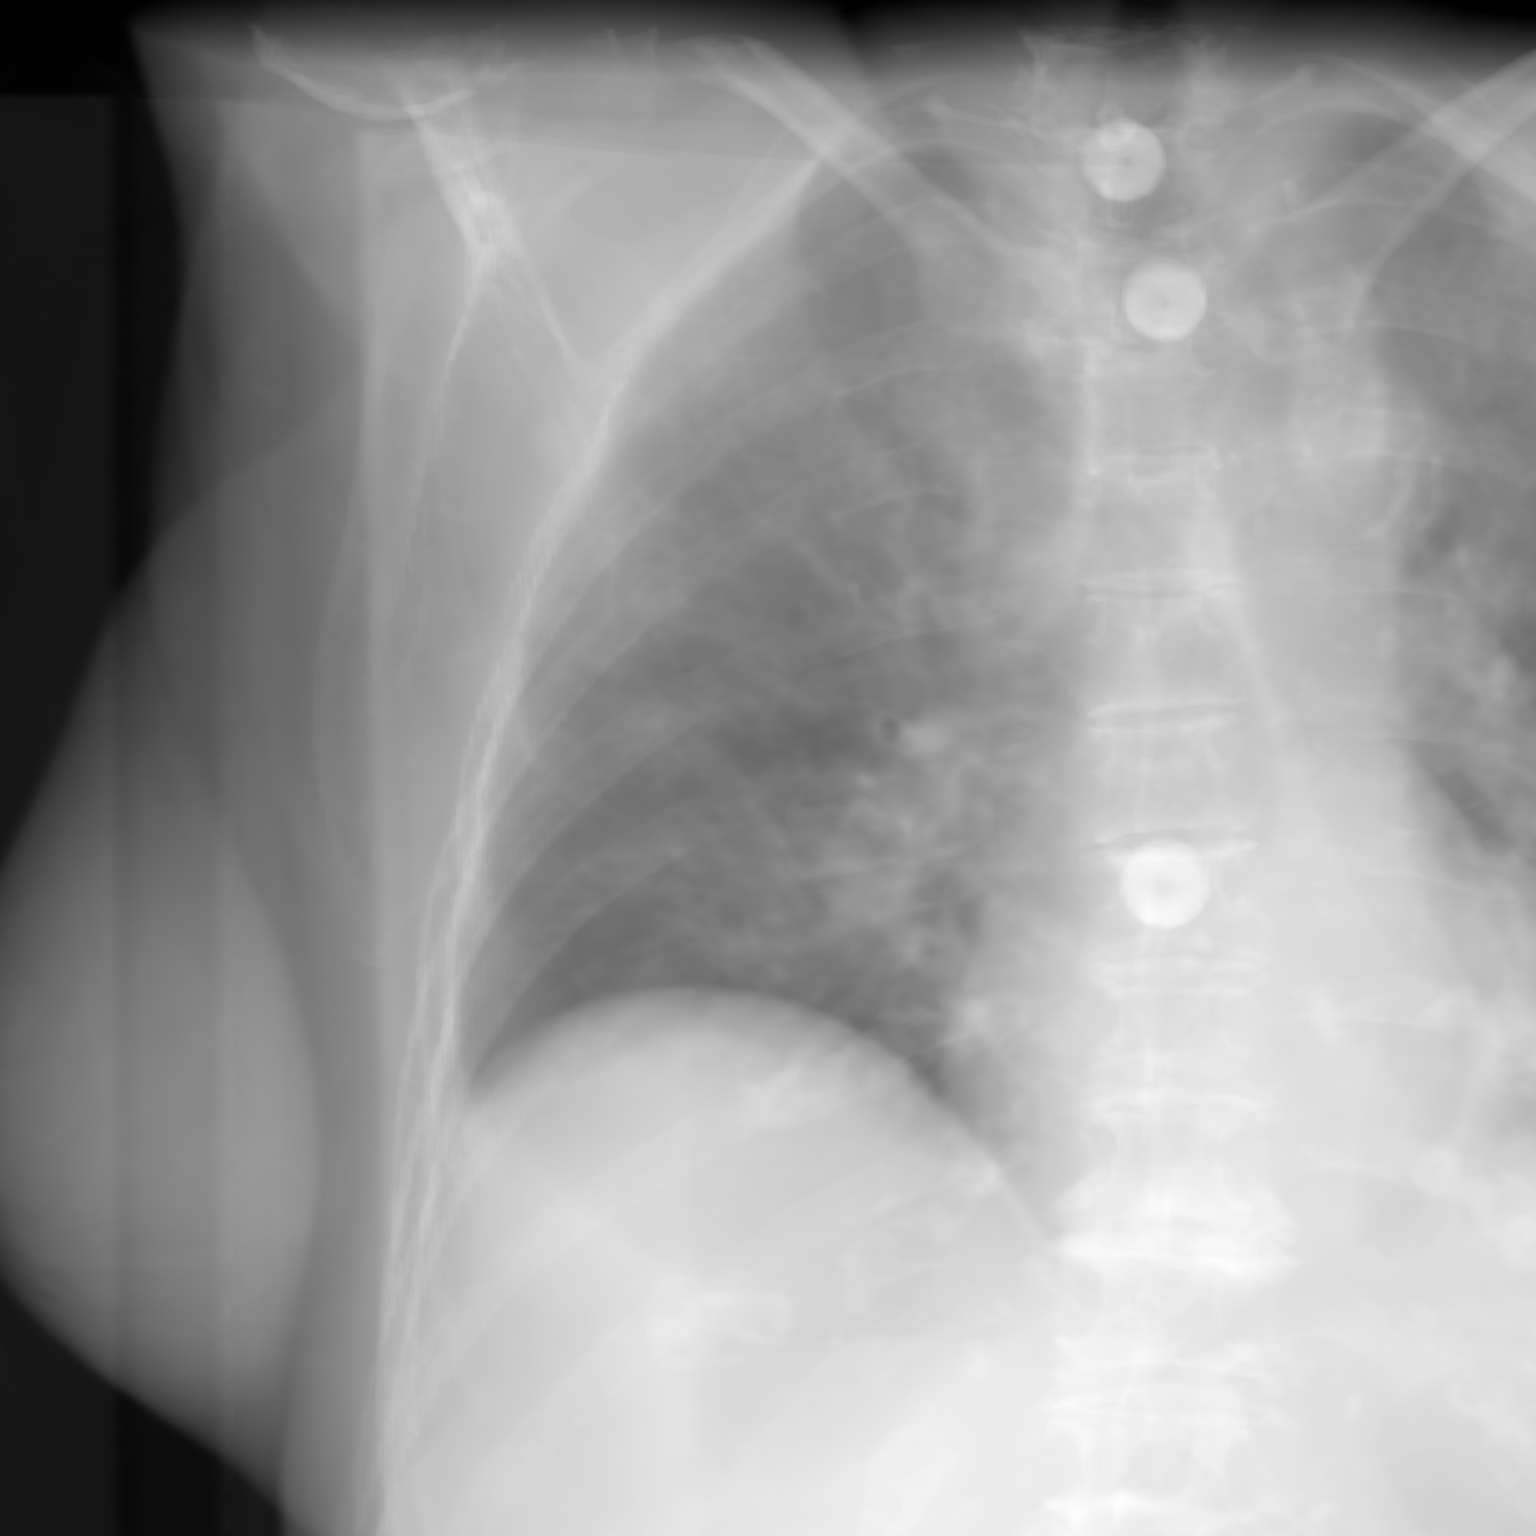

Reproduce this figure in Python.
#! python3
"""Minimal projection example with DeepDRR."""

import deepdrr
from deepdrr import geo
from deepdrr.utils import test_utils, image_utils
from deepdrr.projector import Projector
import sys
import numpy as np
import time


def main():
    start = time.time()
    print("Generating")
    patient = deepdrr.Volume.from_nifti(
        sys.argv[1] + ".nii.gz", use_thresholding=True
    )
    patient.facedown()
	
    # define the simulated C-arm
    carm = deepdrr.MobileCArm(patient.center_in_world + geo.v(float(sys.argv[2]),-float(sys.argv[3]) + 30,-float(sys.argv[4]) - 100), 
                              alpha=-np.rad2deg(float(sys.argv[5])) * 2.7,
                              beta=-np.rad2deg(float(sys.argv[6])) * 2.7)

    # project in the AP view
    with Projector(patient, carm=carm) as projector:

        image = projector()

    path = "example_projector.png"
    image_utils.save(path, image)
    print("Done")
    end = time.time()
    print(end - start)

if __name__ == "__main__":
    main()
    


